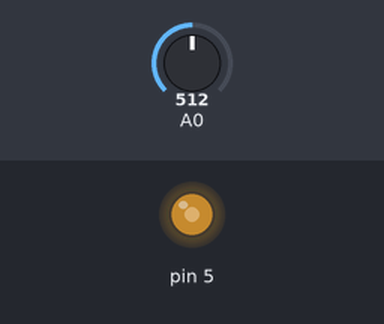
A sketch run on a simulated Arduino Uno, built with avr-gcc and run on an emulated ATmega328P. On the bench: output pins drawn as LEDs (lit = HIGH). Inputs (shaded band) come from the test bench; at power-on: A0 = 512.

Above: at 1.2 s.
1.3 s: A0 set to 716
At 2.4 s:
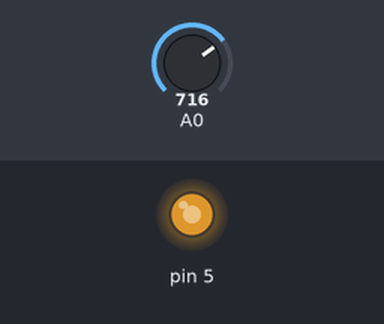
2.8 s: A0 set to 900
At 3.6 s:
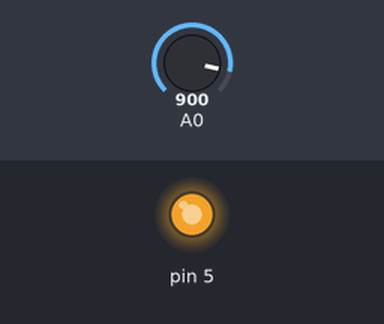
4.3 s: A0 set to 122
At 4.7 s:
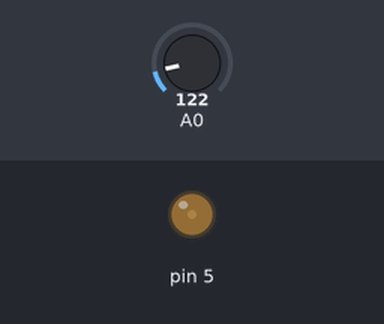
5.8 s: A0 set to 0
At 7.1 s:
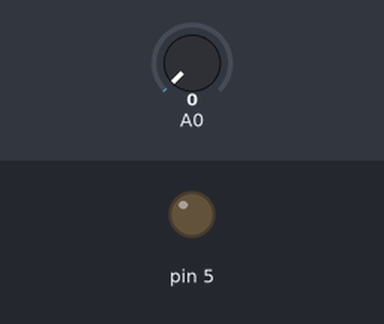
Timing chart, 0 to 8.3 s (numbered marks = the images above; inputs shaded):
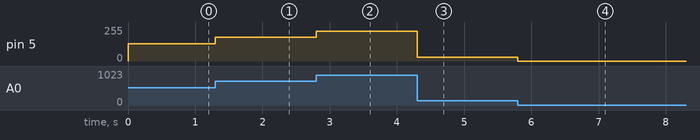

The sketch:

potenciometro.ino
```cpp
void setup() {
  pinMode(5,OUTPUT);
  //lAS ENTRADAS ANALOGICAS NO HACE FALTA QUE SE DEFINAN
}

void loop() {
  analogWrite(5,(analogRead(0) / 4));
}
```

Measured:
- after the input at 1.3 s, pin 5: 128/255 → 179/255 at once
- after the input at 2.8 s, pin 5: 179/255 → 225/255 at once
- after the input at 4.3 s, pin 5: 225/255 → 30/255 at once
- after the input at 5.8 s, pin 5: 30/255 → 0/255 at once
